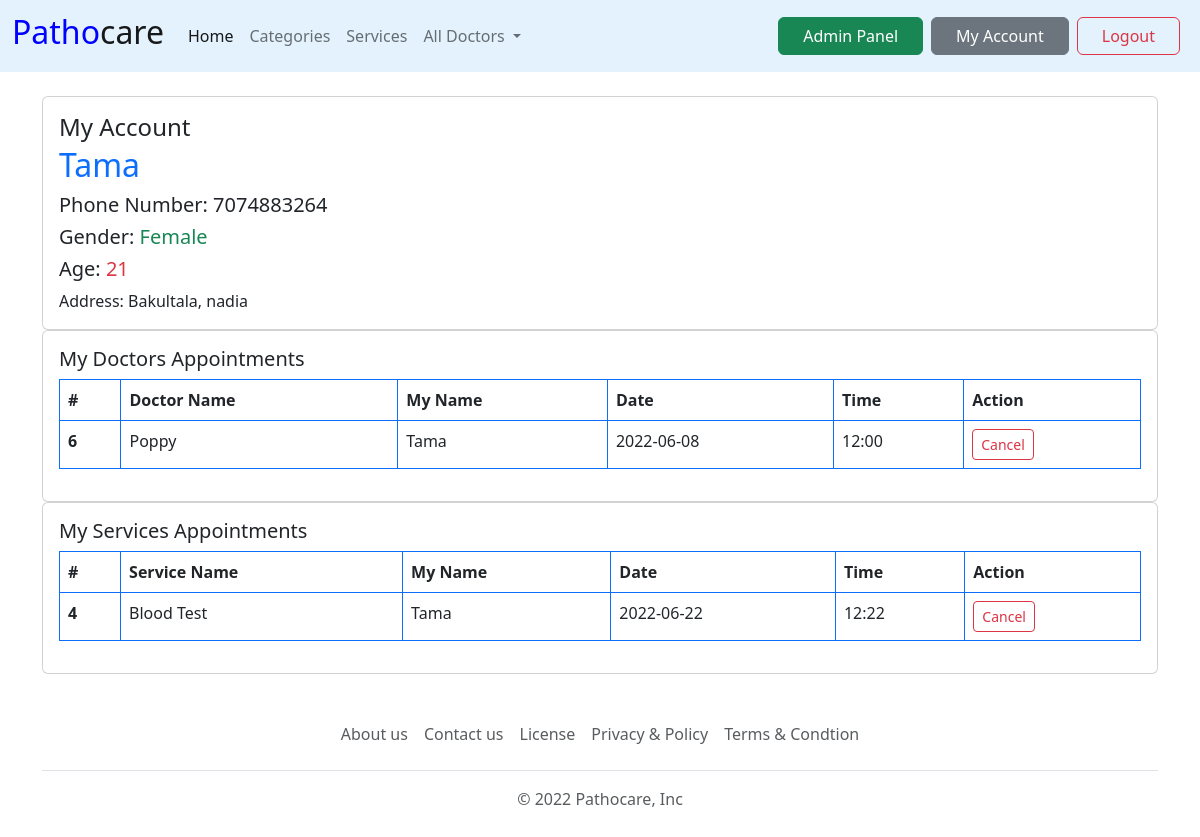
The page /pages/profile.php (signed in) on the database its author committed.
### tables this page shows
CREATE TABLE `users` (
  `id` int(5) NOT NULL,
  `name` varchar(25) NOT NULL,
  `password` varchar(250) NOT NULL,
  `phone_number` bigint(25) NOT NULL,
  `gender` int(2) NOT NULL,
  `age` int(3) NOT NULL,
  `address` varchar(100) NOT NULL
);

CREATE TABLE `appointment` (
  `id` int(10) NOT NULL,
  `doc_id` int(10) NOT NULL,
  `user_id` int(10) NOT NULL,
  `date` date NOT NULL,
  `time` varchar(250) NOT NULL
);

CREATE TABLE `doctors` (
  `id` int(5) NOT NULL,
  `name` varchar(250) NOT NULL,
  `registration_number` varchar(250) NOT NULL,
  `phone_number` varchar(250) NOT NULL,
  `time` varchar(250) NOT NULL,
  `degree` varchar(250) NOT NULL,
  `category` varchar(250) NOT NULL
);

CREATE TABLE `service_appoint` (
  `id` int(10) NOT NULL,
  `serv_id` int(10) NOT NULL,
  `user_id` int(10) NOT NULL,
  `date` date NOT NULL,
  `time` varchar(250) NOT NULL
);

CREATE TABLE `services` (
  `id` int(11) NOT NULL,
  `name` varchar(250) NOT NULL,
  `time` text NOT NULL,
  `details` varchar(250) NOT NULL
);

### auth.php (called while the page is built, shortened)
<?php
 require('connect.php');
if(isset($_COOKIE['user_id'])){
    $user_id=$_COOKIE['user_id'];
    $user_id=convert_uudecode($user_id);
    $sql="SELECT * FROM users WHERE id='$user_id';";
    $result=$connect->query($sql);
    $row=$result->fetch_assoc();
    if ($user_id===$row['id']) {
        $id=$row['id'];
        $user_name=$row['name'];
        $user_phone=$row['phone_number'];
        $user_age=$row['age'];
        $user_gender=$row['gender'];
        $user_address=$row['address'];
    }
    else{
        header("Location: login.php");
        exit();
    }
}
?>

### pages/profile.php (the view, shortened to what this page needs)
<?php
    require_once('../auth.php');
?>
<!DOCTYPE html>
<html lang="en">
<head>
    <?php require_once('../header.php'); ?>
</head>
<body>
    <br>
    <div class="container">
  <div class="card">
  <div class="card-body">
    <h4 class="card-title">My Account</h4>
    <h2 class="card-subtitle mb-2 text-muted"><span class="class text-primary"><?php echo $user_name; ?></span></h2>
    <h5>Phone Number: <?php echo $user_phone; ?></h5>
    <h5>Gender: <span class="class text-success"><?php if($user_gender==0){echo "Male";}elseif($user_gender==1){echo "Female";}else{echo "Other";}; ?></span></h5>
    <h5>Age: <span class="class text-danger"><?php echo $user_age; ?></sp></h5>
    <p class="card-text">Address: <?php echo $user_address; ?></p>
  </div>
</div>
        <section class="section">
      <div class="row">
        <div class="col-lg-12">
          <div class="card">
            <div class="card-body">
              <h5 class="card-title">My Doctors Appointments</h5>
              <table class="table table-bordered border-primary">
                <thead>
                  <tr>
                    <th scope="col">#</th>
                    <th scope="col">Doctor Name</th>
                    <th scope="col">My Name</th>
                    <th scope="col">Date</th>
                    <th scope="col">Time</th>
                    <th scope="col">Action</th>
                  </tr>
                </thead>
                <?php
            $sql="SELECT * FROM appointment WHERE user_id='$id'";
            $result_a=$connect->query($sql);
            if ($result_a->num_rows>0) {
              while($ru=$result_a->fetch_assoc()):
  ?>
                <tbody>
                  <tr>
                    <th scope="row"><?php echo $ru['id']; ?></th>
                    <td>
                      <?php
                      $sql="SELECT * FROM doctors";
                      $result_doc1=$connect->query($sql);
                      while($row_doc_data=$result_doc1->fetch_assoc()):
                        if($row_doc_data['id']==$ru['doc_id']){
                          echo $row_doc_data['name'];
                        }
                      endwhile;
                      ?>
                    </td>
                    <td><?php
                    $sql="SELECT * FROM users";
                    $result_user1=$connect->query($sql);
                    while($row_user_data=$result_user1->fetch_assoc()):
                      if($row_user_data['id']==$ru['user_id']){
                        echo $row_user_data['name'];
                      }
                    endwhile;
                   ?></td>
                    <td><?php echo $ru['date']; ?></td>
                    <td><?php echo $ru['time']; ?></td>
                    <td>
<form id="deleteForm" action="profile.php" method="POST"><input type="text" name="del_id" id="" value="<?php echo $ru['id']; ?>" hidden><button type="submit" name="delete" class="btn btn-outline-danger btn-sm">Cancel</button></form>
                  </td>
                  </tr>
                </tbody>
                <?php endwhile; ?>
                <?php
                }else{
                 echo "No Data Found!";
                 } ?>
              </table>
            </div>
          </div>
          <div class="card">
            <div class="card-body">
              <h5 class="card-title">My Services Appointments</h5>
              <table class="table table-bordered border-primary">
                <thead>
                  <tr>
                    <th scope="col">#</th>
                    <th scope="col">Service Name</th>
                    <th scope="col">My Name</th>
                    <th scope="col">Date</th>
                    <th scope="col">Time</th>
                    <th scope="col">Action</th>
                  </tr>
                </thead>
                <?php
            $sql="SELECT * FROM service_appoint WHERE user_id='$id'";
            $result_a=$connect->query($sql);
            if ($result_a->num_rows>0) {
              while($ru=$result_a->fetch_assoc()):
  ?>
                <tbody>
                  <tr>
                    <th scope="row"><?php echo $ru['id']; ?></th>
                    <td>
                      <?php
                      $sql="SELECT * FROM services";
                      $result_doc1=$connect->query($sql);
                      while($row_doc_data=$result_doc1->fetch_assoc()):
                        if($row_doc_data['id']==$ru['serv_id']){
                          echo $row_doc_data['name'];
                        }
                      endwhile;
                      ?>
                    </td>
                    <td><?php
                    $sql="SELECT * FROM users";
                    $result_user1=$connect->query($sql);
                    while($row_user_data=$result_user1->fetch_assoc()):
                      if($row_user_data['id']==$ru['user_id']){
                        echo $row_user_data['name'];
                      }
                    endwhile;
                   ?></td>
                    <td><?php echo $ru['date']; ?></td>
                    <td><?php echo $ru['time']; ?></td>
                    <td>
<form id="deleteForm" action="profile.php" method="POST"><input type="text" name="del_id" id="" value="<?php echo $ru['id']; ?>" hidden><button type="submit" name="delete2" class="btn btn-outline-danger btn-sm">Cancel</button></form>
                  </td>
                  </tr>
                </tbody>
                <?php endwhile; ?>
                <?php
                }else{
                 echo "No Data Found!";
                 } ?>
              </table>
            </div>
          </div>
        </div>
      </div>
    </section>
    </div>
    <?php require_once('../footer.php'); ?>
</body>
</html>

### rows shown on the page
users: name "Tama", phone_number "7074883264", age "21", address "Bakultala, nadia"
appointment: id "6", date "2022-06-08", time "12:00"
doctors: name "Poppy"
service_appoint: id "4", date "2022-06-22", time "12:22"
services: name "Blood Test"
